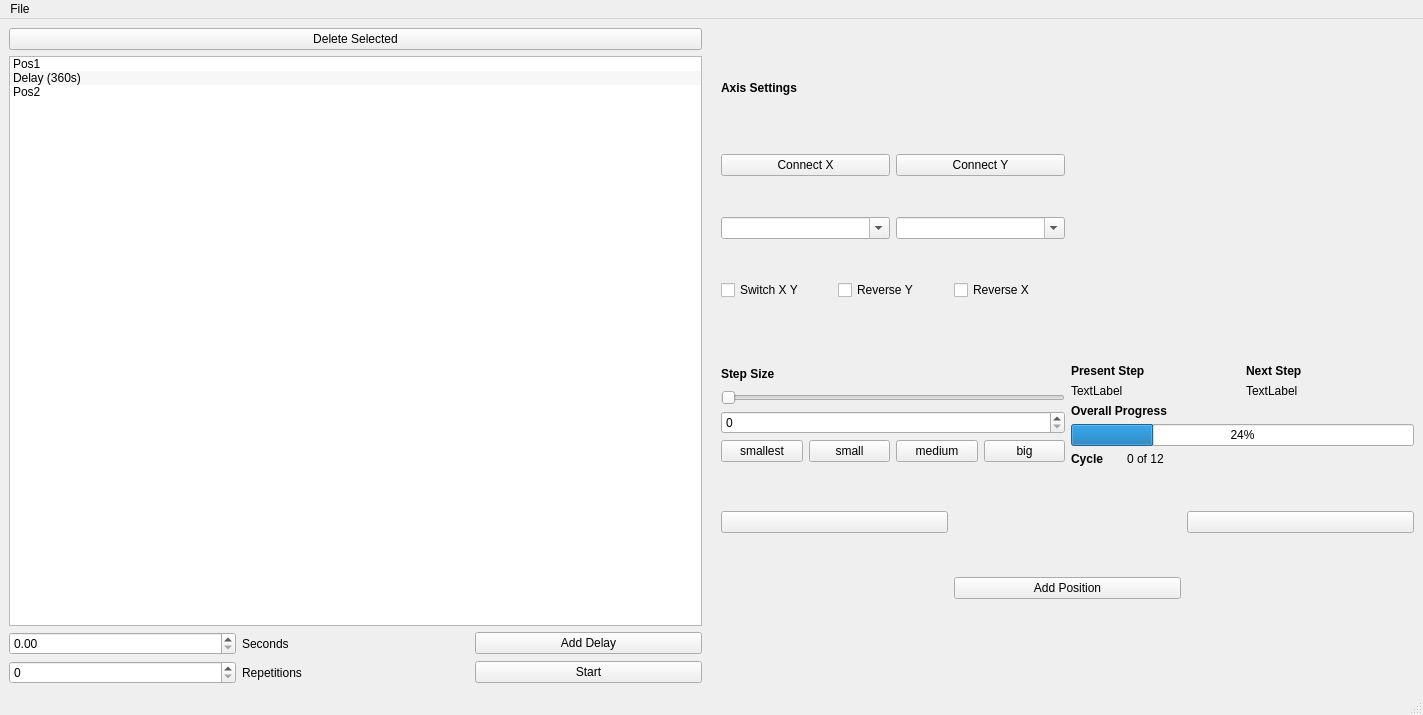
<?xml version="1.0" encoding="UTF-8"?>
<ui version="4.0">
 <class>MainWindow</class>
 <widget class="QMainWindow" name="MainWindow">
  <property name="geometry">
   <rect>
    <x>0</x>
    <y>0</y>
    <width>1423</width>
    <height>715</height>
   </rect>
  </property>
  <property name="windowTitle">
   <string>SIA - Shear Interferometer Automation</string>
  </property>
  <property name="autoFillBackground">
   <bool>false</bool>
  </property>
  <property name="styleSheet">
   <string notr="true"/>
  </property>
  <widget class="QWidget" name="centralwidget">
   <property name="layoutDirection">
    <enum>Qt::LeftToRight</enum>
   </property>
   <property name="styleSheet">
    <string notr="true"/>
   </property>
   <layout class="QGridLayout" name="layout_grid_center">
    <item row="0" column="0">
     <layout class="QVBoxLayout" name="layout_leftside">
      <item>
       <widget class="QPushButton" name="button_delete_pos">
        <property name="statusTip">
         <string>Shortcut: del</string>
        </property>
        <property name="text">
         <string>Delete Selected</string>
        </property>
        <property name="shortcut">
         <string>Del</string>
        </property>
       </widget>
      </item>
      <item>
       <widget class="QListWidget" name="list_pos">
        <property name="acceptDrops">
         <bool>true</bool>
        </property>
        <property name="dragEnabled">
         <bool>true</bool>
        </property>
        <property name="dragDropOverwriteMode">
         <bool>false</bool>
        </property>
        <property name="dragDropMode">
         <enum>QAbstractItemView::InternalMove</enum>
        </property>
        <property name="defaultDropAction">
         <enum>Qt::MoveAction</enum>
        </property>
        <property name="alternatingRowColors">
         <bool>true</bool>
        </property>
        <property name="selectionMode">
         <enum>QAbstractItemView::ExtendedSelection</enum>
        </property>
        <property name="layoutMode">
         <enum>QListView::SinglePass</enum>
        </property>
        <property name="viewMode">
         <enum>QListView::ListMode</enum>
        </property>
        <item>
         <property name="text">
          <string>Pos1</string>
         </property>
         <property name="icon">
          <iconset>
           <normaloff>../../../../../../.designer/backup/media/waypoint.png</normaloff>../../../../../../.designer/backup/media/waypoint.png</iconset>
         </property>
        </item>
        <item>
         <property name="text">
          <string>Delay (360s)</string>
         </property>
         <property name="background">
          <brush brushstyle="NoBrush">
           <color alpha="255">
            <red>255</red>
            <green>255</green>
            <blue>255</blue>
           </color>
          </brush>
         </property>
         <property name="icon">
          <iconset>
           <normaloff>../../../../../../.designer/backup/media/clock.png</normaloff>../../../../../../.designer/backup/media/clock.png</iconset>
         </property>
        </item>
        <item>
         <property name="text">
          <string>Pos2</string>
         </property>
        </item>
       </widget>
      </item>
      <item>
       <layout class="QHBoxLayout" name="layout_delay">
        <item>
         <widget class="QDoubleSpinBox" name="spinbox_delay_length">
          <property name="maximum">
           <double>999999999.000000000000000</double>
          </property>
         </widget>
        </item>
        <item>
         <widget class="QLabel" name="label_delay">
          <property name="text">
           <string>Seconds</string>
          </property>
         </widget>
        </item>
        <item>
         <widget class="QPushButton" name="button_add_delay">
          <property name="toolTip">
           <string/>
          </property>
          <property name="statusTip">
           <string>Shortcut: D</string>
          </property>
          <property name="text">
           <string>Add Delay</string>
          </property>
          <property name="shortcut">
           <string>D</string>
          </property>
         </widget>
        </item>
       </layout>
      </item>
      <item>
       <layout class="QHBoxLayout" name="layout_line_repetitions">
        <item>
         <widget class="QSpinBox" name="spinbox_rep_count"/>
        </item>
        <item>
         <widget class="QLabel" name="label_repetitions">
          <property name="text">
           <string>Repetitions</string>
          </property>
         </widget>
        </item>
        <item>
         <widget class="QPushButton" name="button_start">
          <property name="statusTip">
           <string>Shortcut: Space</string>
          </property>
          <property name="text">
           <string>Start</string>
          </property>
          <property name="shortcut">
           <string>Space</string>
          </property>
         </widget>
        </item>
       </layout>
      </item>
     </layout>
    </item>
    <item row="0" column="2">
     <widget class="QLabel" name="spacer_shear_api">
      <property name="text">
       <string/>
      </property>
      <property name="pixmap">
       <pixmap>../../../../../../.designer/backup/media/shear.jpeg</pixmap>
      </property>
     </widget>
    </item>
    <item row="0" column="3">
     <layout class="QVBoxLayout" name="layout_rightside">
      <item>
       <layout class="QHBoxLayout" name="layout_sia_logo_axis_settings">
        <property name="bottomMargin">
         <number>20</number>
        </property>
        <item>
         <layout class="QVBoxLayout" name="layout_axis_settings">
          <item>
           <widget class="QLabel" name="label_axis_settings">
            <property name="maximumSize">
             <size>
              <width>16777215</width>
              <height>50</height>
             </size>
            </property>
            <property name="font">
             <font>
              <weight>75</weight>
              <bold>true</bold>
             </font>
            </property>
            <property name="text">
             <string>Axis Settings</string>
            </property>
           </widget>
          </item>
          <item>
           <layout class="QHBoxLayout" name="layou_buttonConnect">
            <item>
             <widget class="QPushButton" name="pushButton_connectX">
              <property name="text">
               <string>Connect X</string>
              </property>
             </widget>
            </item>
            <item>
             <widget class="QPushButton" name="pushButton_connectY">
              <property name="text">
               <string>Connect Y</string>
              </property>
             </widget>
            </item>
           </layout>
          </item>
          <item>
           <layout class="QHBoxLayout" name="layout_comboBox">
            <item>
             <widget class="QComboBox" name="comboBox_x">
              <property name="statusTip">
               <string>Select Port of X Axis</string>
              </property>
              <property name="editable">
               <bool>true</bool>
              </property>
              <property name="currentText">
               <string/>
              </property>
             </widget>
            </item>
            <item>
             <widget class="QComboBox" name="comboBox_y">
              <property name="statusTip">
               <string>Select Port of Y Axis</string>
              </property>
              <property name="editable">
               <bool>true</bool>
              </property>
             </widget>
            </item>
           </layout>
          </item>
          <item>
           <layout class="QHBoxLayout" name="layout_axis_settings_checkboxes">
            <property name="bottomMargin">
             <number>0</number>
            </property>
            <item>
             <widget class="QCheckBox" name="check_switchxy">
              <property name="text">
               <string>Switch X Y</string>
              </property>
             </widget>
            </item>
            <item>
             <widget class="QCheckBox" name="check_reverse_y">
              <property name="minimumSize">
               <size>
                <width>0</width>
                <height>0</height>
               </size>
              </property>
              <property name="text">
               <string>Reverse Y</string>
              </property>
             </widget>
            </item>
            <item>
             <widget class="QCheckBox" name="check_reverse_x">
              <property name="text">
               <string>Reverse X</string>
              </property>
             </widget>
            </item>
           </layout>
          </item>
         </layout>
        </item>
        <item>
         <layout class="QVBoxLayout" name="verticalLayout">
          <item>
           <widget class="QLabel" name="label_sia">
            <property name="text">
             <string/>
            </property>
            <property name="pixmap">
             <pixmap>../../../../../../.designer/backup/media/SIA.png</pixmap>
            </property>
            <property name="alignment">
             <set>Qt::AlignCenter</set>
            </property>
           </widget>
          </item>
         </layout>
        </item>
       </layout>
      </item>
      <item>
       <layout class="QGridLayout" name="layout_movement_types">
        <property name="sizeConstraint">
         <enum>QLayout::SetFixedSize</enum>
        </property>
        <property name="bottomMargin">
         <number>0</number>
        </property>
        <item row="4" column="1">
         <layout class="QVBoxLayout" name="verticalLayout_2">
          <item>
           <layout class="QGridLayout" name="gridLayout">
            <property name="topMargin">
             <number>0</number>
            </property>
            <item row="0" column="0">
             <widget class="QLabel" name="label_now">
              <property name="maximumSize">
               <size>
                <width>16777215</width>
                <height>30</height>
               </size>
              </property>
              <property name="font">
               <font>
                <weight>75</weight>
                <bold>true</bold>
               </font>
              </property>
              <property name="text">
               <string>Present Step</string>
              </property>
             </widget>
            </item>
            <item row="0" column="1">
             <widget class="QLabel" name="label_next">
              <property name="maximumSize">
               <size>
                <width>16777215</width>
                <height>30</height>
               </size>
              </property>
              <property name="font">
               <font>
                <weight>75</weight>
                <bold>true</bold>
               </font>
              </property>
              <property name="text">
               <string>Next Step</string>
              </property>
             </widget>
            </item>
            <item row="1" column="1">
             <widget class="QLabel" name="next">
              <property name="maximumSize">
               <size>
                <width>16777215</width>
                <height>30</height>
               </size>
              </property>
              <property name="text">
               <string>TextLabel</string>
              </property>
             </widget>
            </item>
            <item row="1" column="0">
             <widget class="QLabel" name="now">
              <property name="maximumSize">
               <size>
                <width>16777215</width>
                <height>30</height>
               </size>
              </property>
              <property name="text">
               <string>TextLabel</string>
              </property>
             </widget>
            </item>
           </layout>
          </item>
          <item>
           <widget class="QLabel" name="label_measurement">
            <property name="maximumSize">
             <size>
              <width>16777215</width>
              <height>20</height>
             </size>
            </property>
            <property name="font">
             <font>
              <weight>75</weight>
              <bold>true</bold>
             </font>
            </property>
            <property name="text">
             <string>Overall Progress</string>
            </property>
           </widget>
          </item>
          <item>
           <widget class="QProgressBar" name="progressBar">
            <property name="minimumSize">
             <size>
              <width>300</width>
              <height>0</height>
             </size>
            </property>
            <property name="value">
             <number>24</number>
            </property>
           </widget>
          </item>
          <item>
           <layout class="QHBoxLayout" name="horizontalLayout_3">
            <property name="bottomMargin">
             <number>20</number>
            </property>
            <item>
             <widget class="QLabel" name="label">
              <property name="maximumSize">
               <size>
                <width>50</width>
                <height>16777215</height>
               </size>
              </property>
              <property name="font">
               <font>
                <weight>75</weight>
                <bold>true</bold>
               </font>
              </property>
              <property name="text">
               <string>Cycle</string>
              </property>
              <property name="alignment">
               <set>Qt::AlignLeading|Qt::AlignLeft|Qt::AlignVCenter</set>
              </property>
             </widget>
            </item>
            <item>
             <widget class="QLabel" name="number_cycles">
              <property name="font">
               <font>
                <weight>50</weight>
                <bold>false</bold>
               </font>
              </property>
              <property name="text">
               <string>0 of 12</string>
              </property>
             </widget>
            </item>
           </layout>
          </item>
         </layout>
        </item>
        <item row="4" column="0">
         <layout class="QVBoxLayout" name="verticalLayout_4">
          <item>
           <widget class="QLabel" name="label_step_size">
            <property name="maximumSize">
             <size>
              <width>16777215</width>
              <height>20</height>
             </size>
            </property>
            <property name="font">
             <font>
              <weight>75</weight>
              <bold>true</bold>
             </font>
            </property>
            <property name="text">
             <string>Step Size</string>
            </property>
           </widget>
          </item>
          <item>
           <widget class="QSlider" name="step_slider">
            <property name="orientation">
             <enum>Qt::Horizontal</enum>
            </property>
           </widget>
          </item>
          <item>
           <widget class="QSpinBox" name="step_textbox"/>
          </item>
          <item>
           <layout class="QHBoxLayout" name="layout_step_sizes">
            <property name="bottomMargin">
             <number>20</number>
            </property>
            <item>
             <widget class="QPushButton" name="button_smallest">
              <property name="text">
               <string>smallest</string>
              </property>
             </widget>
            </item>
            <item>
             <widget class="QPushButton" name="button_small">
              <property name="text">
               <string>small</string>
              </property>
             </widget>
            </item>
            <item>
             <widget class="QPushButton" name="button_medium">
              <property name="text">
               <string>medium</string>
              </property>
             </widget>
            </item>
            <item>
             <widget class="QPushButton" name="button_big">
              <property name="text">
               <string>big</string>
              </property>
             </widget>
            </item>
           </layout>
          </item>
         </layout>
        </item>
       </layout>
      </item>
      <item>
       <layout class="QGridLayout" name="layout_arrowkeys">
        <property name="sizeConstraint">
         <enum>QLayout::SetNoConstraint</enum>
        </property>
        <item row="2" column="2">
         <widget class="QPushButton" name="button_move_right">
          <property name="minimumSize">
           <size>
            <width>88</width>
            <height>60</height>
           </size>
          </property>
          <property name="text">
           <string/>
          </property>
          <property name="icon">
           <iconset>
            <normaloff>../../../../../../.designer/backup/media/arrow_right.png</normaloff>../../../../../../.designer/backup/media/arrow_right.png</iconset>
          </property>
          <property name="iconSize">
           <size>
            <width>40</width>
            <height>40</height>
           </size>
          </property>
          <property name="shortcut">
           <string>Right</string>
          </property>
          <property name="flat">
           <bool>true</bool>
          </property>
         </widget>
        </item>
        <item row="2" column="0">
         <widget class="QPushButton" name="button_move_left">
          <property name="minimumSize">
           <size>
            <width>88</width>
            <height>60</height>
           </size>
          </property>
          <property name="statusTip">
           <string>Shortcut: Arrow Left</string>
          </property>
          <property name="text">
           <string/>
          </property>
          <property name="icon">
           <iconset>
            <normaloff>../../../../../../.designer/backup/media/arrow_left.png</normaloff>../../../../../../.designer/backup/media/arrow_left.png</iconset>
          </property>
          <property name="iconSize">
           <size>
            <width>40</width>
            <height>40</height>
           </size>
          </property>
          <property name="shortcut">
           <string>Left</string>
          </property>
          <property name="flat">
           <bool>true</bool>
          </property>
         </widget>
        </item>
        <item row="3" column="1">
         <widget class="QPushButton" name="button_move_down">
          <property name="minimumSize">
           <size>
            <width>88</width>
            <height>60</height>
           </size>
          </property>
          <property name="statusTip">
           <string>Shortcut: Arrow Down</string>
          </property>
          <property name="whatsThis">
           <string/>
          </property>
          <property name="text">
           <string/>
          </property>
          <property name="icon">
           <iconset>
            <normaloff>../../../../../../.designer/backup/media/arrow_down.png</normaloff>../../../../../../.designer/backup/media/arrow_down.png</iconset>
          </property>
          <property name="iconSize">
           <size>
            <width>40</width>
            <height>40</height>
           </size>
          </property>
          <property name="shortcut">
           <string>Down</string>
          </property>
          <property name="flat">
           <bool>true</bool>
          </property>
         </widget>
        </item>
        <item row="1" column="1">
         <widget class="QPushButton" name="button_move_up">
          <property name="minimumSize">
           <size>
            <width>88</width>
            <height>60</height>
           </size>
          </property>
          <property name="tabletTracking">
           <bool>false</bool>
          </property>
          <property name="text">
           <string/>
          </property>
          <property name="icon">
           <iconset>
            <normaloff>../../../../../../.designer/backup/media/arrow_up.png</normaloff>../../../../../../.designer/backup/media/arrow_up.png</iconset>
          </property>
          <property name="iconSize">
           <size>
            <width>40</width>
            <height>40</height>
           </size>
          </property>
          <property name="shortcut">
           <string>Up</string>
          </property>
          <property name="checkable">
           <bool>false</bool>
          </property>
          <property name="flat">
           <bool>true</bool>
          </property>
         </widget>
        </item>
        <item row="2" column="1">
         <widget class="QPushButton" name="button_save_pos">
          <property name="tabletTracking">
           <bool>false</bool>
          </property>
          <property name="toolTip">
           <string/>
          </property>
          <property name="statusTip">
           <string>Shortcut: Enter</string>
          </property>
          <property name="whatsThis">
           <string>Save current position to list</string>
          </property>
          <property name="text">
           <string>Add Position</string>
          </property>
          <property name="icon">
           <iconset>
            <normaloff>../../../../../../.designer/backup/media/enter.png</normaloff>../../../../../../.designer/backup/media/enter.png</iconset>
          </property>
          <property name="iconSize">
           <size>
            <width>40</width>
            <height>40</height>
           </size>
          </property>
          <property name="shortcut">
           <string>Return</string>
          </property>
          <property name="flat">
           <bool>false</bool>
          </property>
         </widget>
        </item>
        <item row="1" column="0">
         <widget class="QPushButton" name="Button_min">
          <property name="text">
           <string/>
          </property>
          <property name="icon">
           <iconset>
            <normaloff>media/min.png</normaloff>media/min.png</iconset>
          </property>
          <property name="shortcut">
           <string>Ctrl+S</string>
          </property>
         </widget>
        </item>
        <item row="1" column="2">
         <widget class="QPushButton" name="Button_max">
          <property name="text">
           <string/>
          </property>
          <property name="icon">
           <iconset>
            <normaloff>media/max.png</normaloff>media/max.png</iconset>
          </property>
          <property name="shortcut">
           <string>M</string>
          </property>
         </widget>
        </item>
       </layout>
      </item>
     </layout>
    </item>
   </layout>
  </widget>
  <widget class="QStatusBar" name="statusbar"/>
  <widget class="QMenuBar" name="menubar">
   <property name="geometry">
    <rect>
     <x>0</x>
     <y>0</y>
     <width>1423</width>
     <height>25</height>
    </rect>
   </property>
   <widget class="QMenu" name="menuFile">
    <property name="title">
     <string>File</string>
    </property>
    <addaction name="actionSave"/>
    <addaction name="actionNew"/>
    <addaction name="actionOpen"/>
    <addaction name="actionClose"/>
   </widget>
   <addaction name="menuFile"/>
  </widget>
  <action name="actionSave">
   <property name="text">
    <string>Save</string>
   </property>
   <property name="statusTip">
    <string>Save existing configuration</string>
   </property>
   <property name="shortcut">
    <string>Ctrl+S</string>
   </property>
  </action>
  <action name="actionNew">
   <property name="text">
    <string>New</string>
   </property>
   <property name="statusTip">
    <string>Create new configuration</string>
   </property>
  </action>
  <action name="actionOpen">
   <property name="text">
    <string>Open</string>
   </property>
  </action>
  <action name="actionConnect_X">
   <property name="text">
    <string>Connect X</string>
   </property>
   <property name="whatsThis">
    <string/>
   </property>
  </action>
  <action name="actionConnect_Y">
   <property name="text">
    <string>Connect Y</string>
   </property>
  </action>
  <action name="actionClose">
   <property name="text">
    <string>Close</string>
   </property>
   <property name="shortcut">
    <string>Ctrl+X</string>
   </property>
  </action>
 </widget>
 <resources/>
 <connections>
  <connection>
   <sender>actionClose</sender>
   <signal>triggered()</signal>
   <receiver>MainWindow</receiver>
   <slot>close()</slot>
   <hints>
    <hint type="sourcelabel">
     <x>-1</x>
     <y>-1</y>
    </hint>
    <hint type="destinationlabel">
     <x>502</x>
     <y>321</y>
    </hint>
   </hints>
  </connection>
  <connection>
   <sender>step_slider</sender>
   <signal>valueChanged(int)</signal>
   <receiver>step_textbox</receiver>
   <slot>setValue(int)</slot>
   <hints>
    <hint type="sourcelabel">
     <x>1552</x>
     <y>350</y>
    </hint>
    <hint type="destinationlabel">
     <x>1552</x>
     <y>314</y>
    </hint>
   </hints>
  </connection>
  <connection>
   <sender>step_textbox</sender>
   <signal>valueChanged(int)</signal>
   <receiver>step_slider</receiver>
   <slot>setValue(int)</slot>
   <hints>
    <hint type="sourcelabel">
     <x>1552</x>
     <y>314</y>
    </hint>
    <hint type="destinationlabel">
     <x>1552</x>
     <y>350</y>
    </hint>
   </hints>
  </connection>
  <connection>
   <sender>button_delete_pos</sender>
   <signal>clicked()</signal>
   <receiver>list_pos</receiver>
   <slot>clearSelection()</slot>
   <hints>
    <hint type="sourcelabel">
     <x>120</x>
     <y>48</y>
    </hint>
    <hint type="destinationlabel">
     <x>120</x>
     <y>340</y>
    </hint>
   </hints>
  </connection>
 </connections>
</ui>
